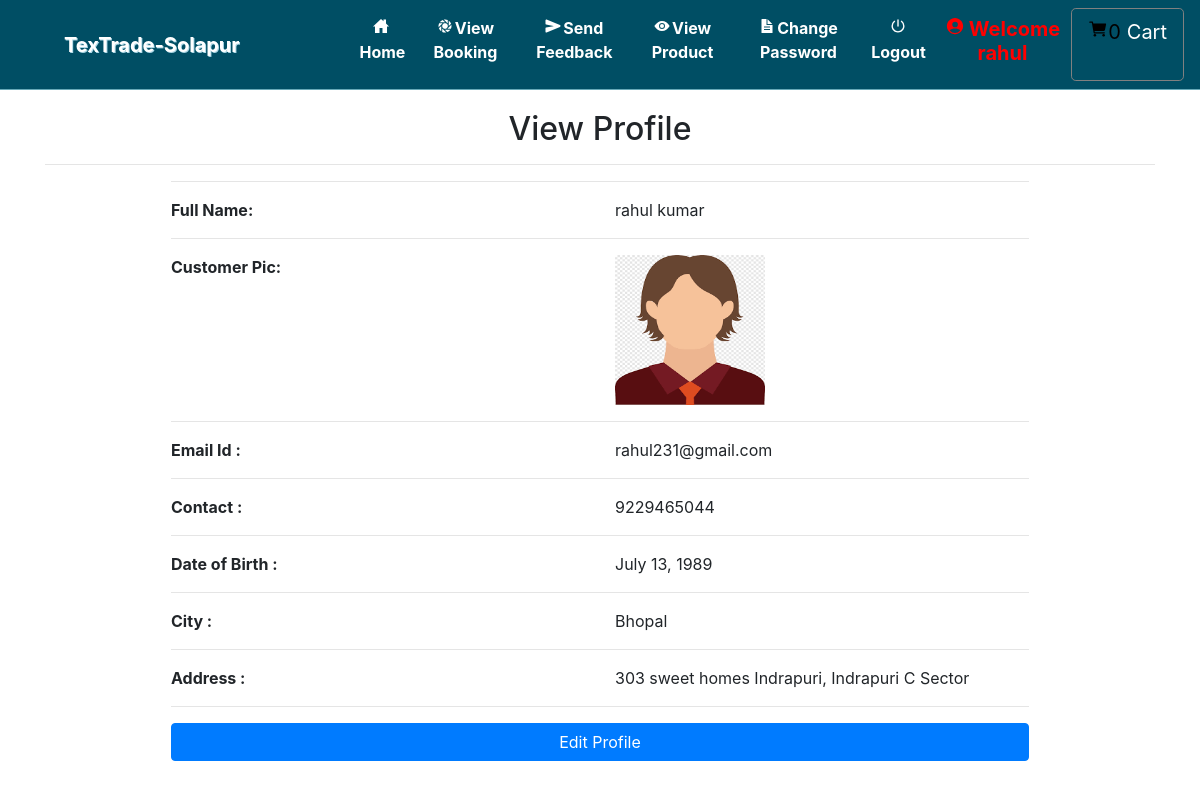
/profile (signed in), run on the app's committed database.
### grocery/models.py (models this page shows, shortened)
class Profile(models.Model):
    id = models.AutoField(primary_key=True)
    user = models.ForeignKey(User, on_delete=models.CASCADE, null=True)
    dob = models.DateField(null=True)
    city = models.CharField(max_length=30, null=True)
    address = models.CharField(max_length=50, null=True)
    contact = models.CharField(max_length=10, null=True)
    image = models.FileField(upload_to='images/', null=True)

### grocery/views.py (the view)
# urls.py: path('profile', profile, name='profile'),
def profile(request):
    if not request.user.is_authenticated:
        return redirect('login')
    profile = request.user.id
    cart = Cart.objects.filter(profile=profile)
    num1 = 0
    total = 0
    for i in cart:
        total += i.product.price
        num1 += 1
    user = User.objects.get(id=request.user.id)
    pro = Profile.objects.get(user=user)
    d={'pro':pro,'user':user,'num1':num1,'total':total}
    return render(request,'profile.html',d)

### grocery/templates/profile.html
{% extends 'navigation.html' %}
{% load static %}
{% block body %}
<div class="container">
    <h2 style="margin-top:20px" align="center">View Profile</h2><hr>
<div  class="container-fluid" style="width:80%;margin-bottom:5%">
    <hr><div class="row">
        <div class="col-md-6">
            <strong>Full Name:</strong>
        </div>
        <div class="col-md-6">
            {{pro.user.first_name}} {{pro.user.last_name}}
        </div>
    </div><hr>
     <div class="row">
        <div class="col-md-6">
            <strong>Customer Pic:</strong>
        </div>
        <div class="col-md-6">
           <img src="{{pro.image.url}}" style="width:150px;height:150px">
        </div>
    </div><hr>
    <div class="row">
        <div class="col-md-6">
            <strong>Email Id :</strong>
        </div>
        <div class="col-md-6">
            {{pro.user.email}}
        </div>
    </div><hr>
     <div class="row">
        <div class="col-md-6">
            <strong>Contact :</strong>
        </div>
        <div class="col-md-6">
            {{pro.contact}}
        </div>
     </div><hr>
    <div class="row">
        <div class="col-md-6">
            <strong>Date of Birth :</strong>
        </div>
        <div class="col-md-6">
            {{pro.dob}}
        </div>
    </div><hr>
     <div class="row">
        <div class="col-md-6">
            <strong>City :</strong>
        </div>
        <div class="col-md-6">
            {{pro.city}}
        </div>
     </div><hr><div class="row">
        <div class="col-md-6">
            <strong>Address :</strong>
        </div>
        <div class="col-md-6">
            {{pro.address}}
        </div>
    </div><hr>
    <a href="{% url 'edit_profile' %}"><button class="btn btn-primary" style="width:100%;margin-bottom:5%">Edit Profile</button></a>
</div>
</div>
{% endblock %}

### grocery/templates/navigation.html (style rules this page uses)
* { box-sizing: border-box; }

### data on the page
Profile: user.first_name "rahul", user.last_name "kumar", image (picture), user.email "rahul231@gmail.com", contact "9229465044", dob "July 13, 1989", city "Bhopal", address "303 sweet homes Indrapuri, Indrapuri C Sector"

### other printed values
{{ num1 }} "0"
